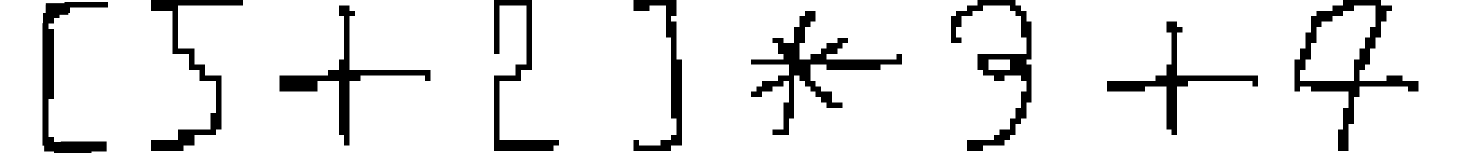
#> input picture server/src/MLModel/image-test/expr2.png, 2921 x 310 px, given in place of V_1.png, which was not available (shown at 1/2 size)
$ jupyter execute --allow-errors model_maker.ipynb
#> lines starting #> are read from the running program, lines starting #| are printed output that depends on the picture; pictures that were not available may be replaced by others from this repository, and a replacement may not be noted
[cell 1]
from PIL import Image
import numpy as np
import pandas as pd
import os
import matplotlib.pyplot as plt
from joblib import dump

#> (a cell that did not finish here is left out)

#> (a cell that did not finish here is left out)

#> (a cell that did not finish here is left out)

#> (a cell that did not finish here is left out)

[cell 6]
# Entrainement
from sklearn.ensemble import RandomForestClassifier
clf = RandomForestClassifier(random_state=0)
#> (the rest of this cell did not finish here and is left out)

#> (a cell that did not finish here is left out)

[cell 8]
from sklearn.metrics import confusion_matrix
#> (the rest of this cell did not finish here and is left out)

[cell 9]
from sklearn.metrics import accuracy_score
#> (the rest of this cell did not finish here and is left out)

[cell 10]
def supprimer(image_path):
    # Charger l'image
    image = Image.open(image_path)
#> image is the input picture: PIL image 2921x310 RGBA; mean R, G, B, A 228.6, 228.6, 228.6, 255
    largeur, hauteur = image.size
#> largeur = 2921; hauteur = 310

    # Convertir l'image en niveau de gris
    image = image.convert("L")
#> image: PIL image 2921x310 L

    # Convertir l'image en tableau NumPy
    image_array = np.array(image)

    # Supprimer les lignes entièrement blanches horizontales
    indices_lignes_blanches = np.all(image_array == 255, axis=1)
    image_array = image_array[~indices_lignes_blanches]
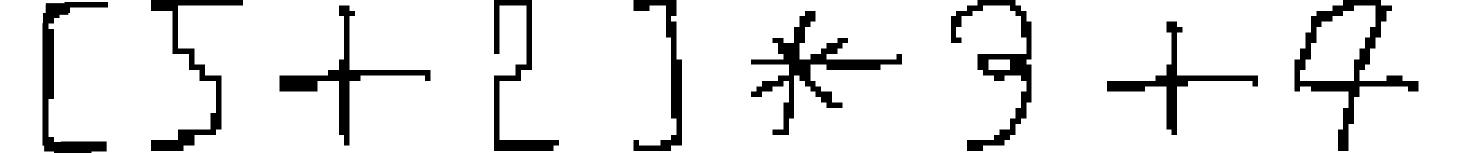
#> image_array: shape (306, 2921) (shown at 1/2 size); min 0, max 255, mean 228.3

    # Supprimer les lignes entièrement blanches verticales
    indices_colonnes_blanches = np.all(image_array == 255, axis=0)
    image_array = image_array[:, ~indices_colonnes_blanches]
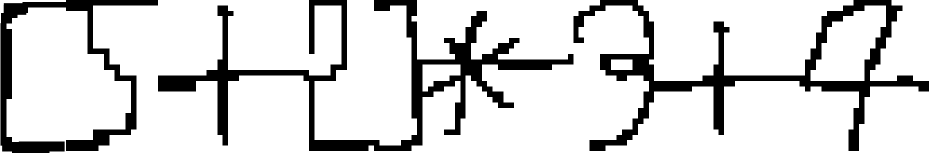
#> image_array: shape (306, 1858) (shown at 1/2 size); min 0, max 255, mean 213

    # Créer une nouvelle image à partir du tableau NumPy modifié
    result_image = Image.fromarray(image_array)

     # Redimensionner l'image à 28x28
    result_image = result_image.resize((28, 28))
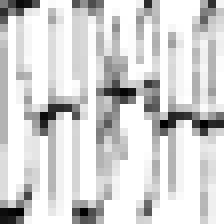
#> result_image: PIL image 28x28 L (shown 8 times larger); min 0, max 255, mean 212

     # Enregistrer l'image modifiée
    result_image.save("image_sans_lignes_blanches.png")

    # Charger à nouveau l'image sans lignes blanches
    image_sans_lignes_blanches = Image.open("image_sans_lignes_blanches.png")
    # Récupérer les pixels de l'image sans lignes blanches
    pixels = list(result_image.getdata())
#> pixels = 784 values, max 255 at index 5, min 0 at index 445, mean 212


    return pixels
pixels=supprimer("/home/kanto/ETUDE/Mr_Tsinjo/analyse_de_donne/V/V_1.png")
pixels = np.array([pixels])
#pixels=improveData(pixels)
#> (the rest of this cell did not finish here and is left out)
